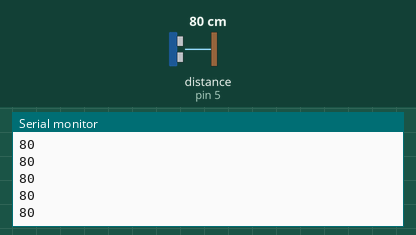
Recording of a sketch running on a simulated Arduino Uno, built with avr-gcc and run on an emulated ATmega328P. Parts: the last lines printed to the serial monitor. The test bench sets the inputs (shaded band); at power-on: distance to the obstacle (sensor on pin 5) 80 cm. The echo pulse lasts 58.3 µs per cm.

Above: at 1.2 s.
1.3 s: distance to the obstacle (sensor on pin 5) set to 2 cm
At 2.4 s:
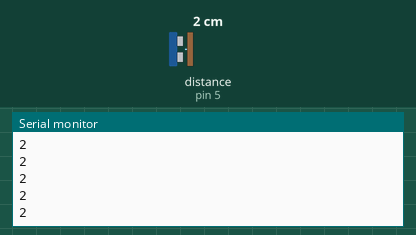
2.8 s: distance to the obstacle (sensor on pin 5) set to 4 cm
At 3.6 s:
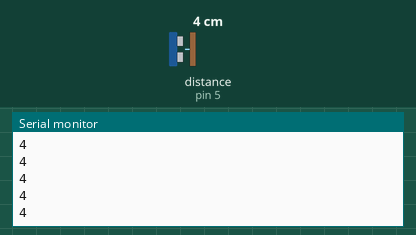
Timing chart, 0 to 5.8 s (numbered marks = the images above; inputs shaded):
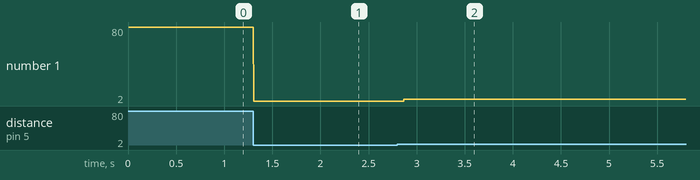

Measured:
- after the input at 1.3 s, the serial monitor: prints a new line at once (image 1)
- after the input at 2.8 s, the serial monitor: prints a new line after 0.07 s (image 2)
- plotted number 1: 80 → 2 after the input at 1.3 s, 2 → 4 after the input at 2.8 s

The sketch:

ultra.ino
```cpp
#include <Ultrasonic.h> // includes the Ultrasonic library
Ultrasonic sonic1(3, 5); // this will get the echo and trig from the input and output signal wires
void setup() {
  Serial.begin(9600);
}

void loop() {
  int Dist1 = sonic1.distanceRead(); // this reads the distance in cm
  // int Dist1 = sonic1.read(); // use this in the case the library requires the read() method instead of distanceRead()
  Serial.println(Dist1); // This will print the distance (Ctrl + Shift + m for serial monitor)
}
```
